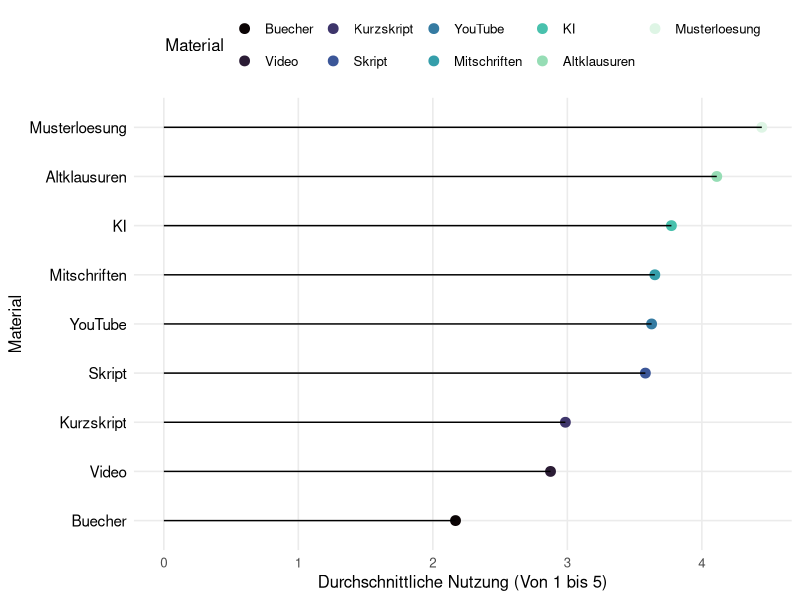
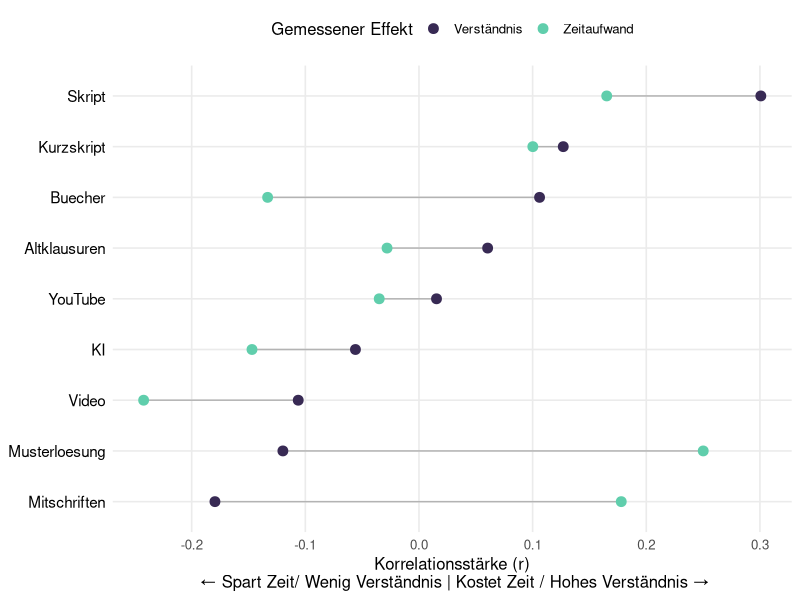
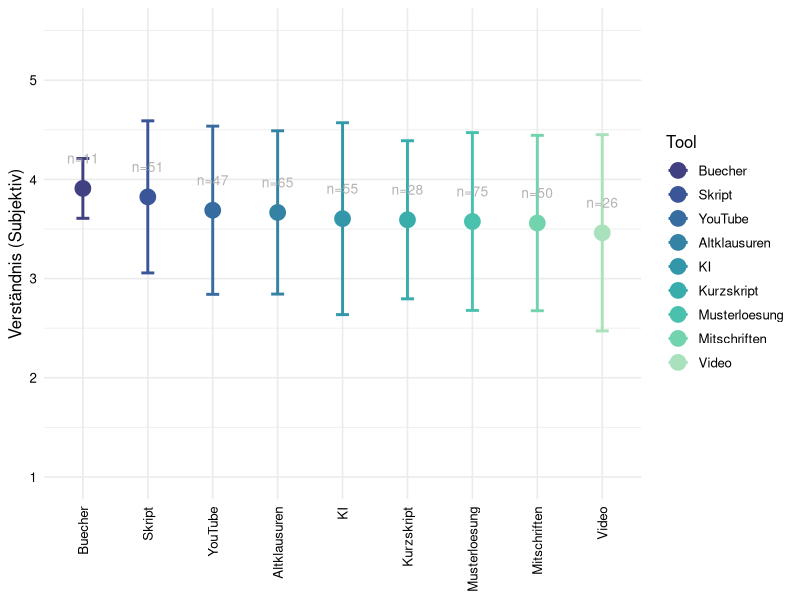
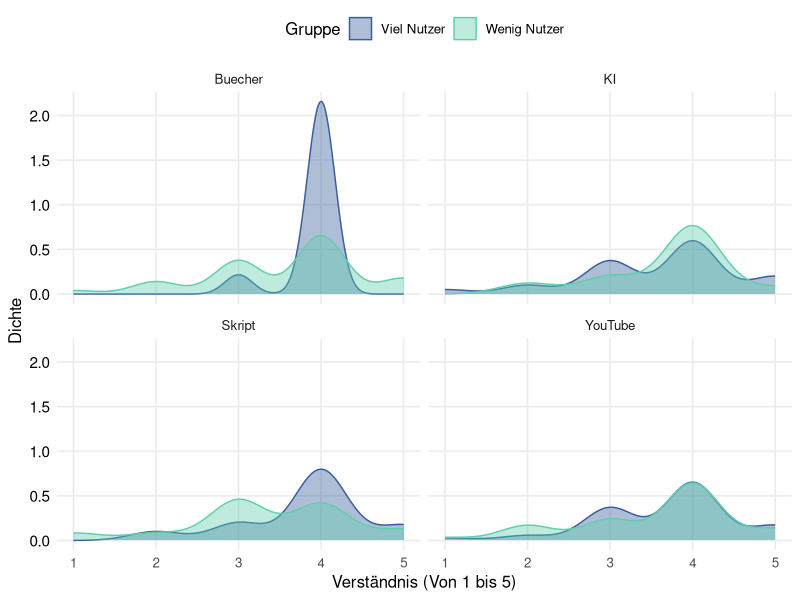

Write R code to recreate these figures, in order. (Note: this script raises an error after producing the figures.)

#Library installieren 
library(tidyverse)

#Reinladen der Umfrage ins global Enviorment
survey.data <- read.csv("results-survey_cleaned.csv")

#Frage/Plot 1 - Ein abbild zeigen von dem was wir eigentlich grade Nutzen
#Die Idee hinter diesem Plot ist für die Analyse dann um den Roten Faden zu halten erstmal zu zeigen was 
#die Studenten eigentlich Nutzen, damit wir nachher Zeigen können das obwohl KI und Digitale Lernmittel
#häufig genutzt werden sie nicht mit einer erfahrung

#Wir extrahieren die passenden Informationen aus unserer Umfrage für unseren Plot
plot.1.data <- survey.data %>%
  #Wir wählen uns die wichtigen Daten aus der Befragung aus (Hier: Die Daten zur Nutzung)
  select(starts_with("Nutzung")) %>%
  #Wir fassen alles zusammen indem wir den Durschnitt für alle mittel ausrechnen und fehlende Werte entfernen
  summarise(across(everything(), mean, na.rm = TRUE)) %>%
  #Wir Formen unser Material um damit wir das ganze mit ggplot vernünftig erstellen 
  #können und bennen Material und den Score richtig um 
  pivot_longer(everything(), names_to = "Material", values_to = "Score") %>%
  #Wir entfernen von den Spalten die bleibsel der csv Datei und Sortieren
  #es so das zuerst die Materialspalte und dann die Scorespalte kommt
  mutate(
    Material = str_remove_all(Material, "Nutzung_|_Num"),
    Material = fct_reorder(Material, Score)
  )

#Wir erstellen unseren Plot für das erste Thema 
plot1 <- ggplot(plot.1.data, aes(x = Score, y = Material)) +
  #Wir erstellen einen kleinen Punkt an der Spitze der Nutzung
  geom_point(size = 3, aes(color = Material)) +
  #Wir zeichnen eine Linie die bis zu dem eben gezeichneten Punkt geht 
  geom_segment(aes(
    x = 0,
    xend = Score,
    y = Material,
    yend = Material
  )) +
  #Hinzufügen von Achsenbeschriftungen
  labs(x = "Durchschnittliche Nutzung (Von 1 bis 5)",
       y = "Material") +
  #Minimal Theme und Farbpallete für Optik vom Plots
  theme_minimal(base_size = 12) +
  theme(
    legend.position = "top", 
    panel.grid.minor = element_blank(),
    plot.title = element_text(face = "bold", size = 16), 
    axis.text.y = element_text(color = "black", size = 11)
  ) +
  scale_color_viridis_d(option = "mako") 

#Wir speichern unsere Grafik fürs Github Projekt
ggsave("Plot1.Nutzung.pdf",
       plot = plot1,
       device = "pdf",
       width = 10,
       height = 4.5)

#Frage/Plot 2 - Zeigen das viele Studenten sich Zeitersparnis beim Studium wünschen

#Um für diese Frage einen guten Plot zu erstellen müssen wir uns erstmal
#anschauen wie Zeitaufwand und Material Korrelieren

cor.time <- survey.data %>%
  summarise(across( 
    starts_with("Nutzung"), #Für alle Spalten die mit "Nutzung" anfangen in der csv
    ~ cor(.x, Effekt_Zeitaufwand_Num, use = "complete.obs") #Berechnen wir die Korrelation mit dem Zeitaufwand
  )) %>%
  #Wir beschriften unsere Zeilen wieder um und formen sie in lange Reihen um
  pivot_longer(everything(), names_to = "Material", values_to = "Zeit.Effekt")

#jetzt bauen wir diese Korrelationswerte auch für den zusammenhang mit dem Verständnis zusammen

cor.understanding <- survey.data %>%
  summarise(across( 
    starts_with("Nutzung"), #Wir nehmen uns wieder alle Nutzungsspalten
    ~ cor(.x, Qualitaet_Verstehen_Num, use = "complete.obs") #Berechnen nur diesesmal die Korrelation mit dem Verständnis
  )) %>%
  
  #Wir beschriften unsere Zeilen wieder um und formen sie in lange Reihen um
  pivot_longer(everything(), names_to = "Material", values_to = "Verstaendnis.Effekt")


#jetzt haben wir die Korrelationsdaten von Zeit und Verständnis wir wollen jetzt diese
#Kombinieren in einen Datensatz den wir dann in ggplot übergeben können

plot.2.data <- left_join(cor.time, cor.understanding, by = "Material") %>%
  mutate(
    Material = str_remove_all(Material, "Nutzung_|_Num"), #Wir entfernen wieder die Umfrage überbleibsel
    Material = fct_reorder(Material, Verstaendnis.Effekt) #Und ordnen die Spalten dann neu an 
  )

#Jetzt können wir unseren finalen ggplot Erstellen das hier wird ein Dumbell Plot 
plot2 <- ggplot(plot.2.data) +
  
  #Dieser Teil baut die Linie in der mitte die die Beiden Korrelationswerte miteinander verbindet 
  geom_segment(aes(
    y = Material, yend = Material,
    x = Zeit.Effekt, xend = Verstaendnis.Effekt
  ), color = "grey70") +
  
  #Hier erstellen wir den Punkt für die Zeit auf dem Graphen
  geom_point(aes(x = Zeit.Effekt, y = Material, color = "Zeitaufwand"), size = 3) +
  
  #Das Hier ist der Punkt für das Verständnis
  geom_point(aes(x = Verstaendnis.Effekt, y = Material, color = "Verständnis"), size = 3) +
  
  #Hier nehmen wir unsere Standard Farbpalette 
  scale_color_viridis_d(option = "mako", begin = 0.2, end = 0.8) +
  #Wir erstellen Überschrift und Achsenbeschriftungen für die Verständnis
  labs(
       x = "Korrelationsstärke (r)\n ← Spart Zeit/ Wenig Verständnis | Kostet Zeit / Hohes Verständnis →",
       y = NULL,
       color = "Gemessener Effekt"
  ) +
  #Wir editieren unser Theme minimal etwas damit es unseren Anforderungen entspricht
  theme_minimal(base_size = 12) +
  theme(
    legend.position = "top", #Sorgt dafür das die Legende oben ist 
    panel.grid.minor = element_blank(),
    plot.title = element_text(face = "bold", size = 16), #Überschrift Makieren und Richtige Größe einstellen 
    axis.text.y = element_text(color = "black", size = 11) #Achsenbeschriftung einfärben und Größe Richtig bestimmen
  )

#Wir speichern wieder unseren Plot 
ggsave("Plot2.cor.time.verst.pdf",
       plot = plot2,
       device = "pdf",
       width = 7,
       height = 4.5)

#Frage/Plot 3 - Welche Materialien Korrelieren Tatsächlich mit dem Gefühl des Veständnis

plot.3.data <- survey.data %>%
  
  #Wir brauchen das verständnis und alle Nutzungs-Spalten
  select(Qualitaet_Verstehen_Num, starts_with("Nutzung")) %>%
  
  #Wir drehen wieder für ggplot die Daten damit alles untereinander steht 
  pivot_longer(
    cols = starts_with("Nutzung"),
    names_to = "Tool",
    values_to = "Haeufigkeit"
  ) %>%
  
  #Wir räumen wieder die Namen auf 
  mutate(Tool = str_remove_all(Tool, "Nutzung_|_Num")) %>%
  
  #Wir filtern alle die das Tool regelmäßig Nutzen
  filter(Haeufigkeit >= 4) %>%
  
  #Wir rechnen absofort pro Tool
  group_by(Tool) %>%
  
  #Jetzt berechnen wir die Werte die wir für den Plot eigentlich brauchen
  summarise(
    Note = mean(Qualitaet_Verstehen_Num, na.rm = TRUE), #Berechnung des Durchschnitts
    Streuung = sd(Qualitaet_Verstehen_Num, na.rm = TRUE), #Fehlerbalken
    Anzahl.User = n() #Wir zeigen an wie viele Nutzer es gab so kann man die aussagekräftigkeit besser einschätzen
  ) %>%
  
  #Sortieren die Notes so das die beste vorne steht 
  mutate(Tool = fct_reorder(Tool, Note, .desc = TRUE))


#Jetzt erstellen wir unseren Mean/Error Plot 
plot3 <- ggplot(plot.3.data, aes(x = Tool, y = Note, color = Tool)) +
  
  #Zuerst erstellen wir den Fehlerbalken
  geom_errorbar(aes(ymin = Note - Streuung, ymax = Note + Streuung),
                width = 0.2, size = 1) +
  #Der Punkt welcher unseren durchschnittswert darstellt 
  geom_point(size = 5) +
  
  #Text Label damit man sieht wie viele Leute zu einer Häufigen Lerngruppe gehören
  geom_text(aes(label = paste0("n=", Anzahl.User)),
            vjust = -2.5, size = 3.5, color = "grey70") +
  
  #Auswählen der Farbpalette
  scale_colour_viridis_d(option = "mako", begin = 0.3, end = 0.9) +
  
  #Jezt fixieren wir die Achsen 
  scale_y_continuous(limits = c(1, 5.5), breaks = 1:5) +
  
  #Beschriftung(WIP)
  labs(
    y = "Verständnis (Subjektiv)",
    x = NULL 
  ) +
  theme_minimal(base_size = 12) +
  theme(
    axis.text.x = element_text(angle = 90, vjust = 0.5, hjust = 1, color = "black"),
    axis.text.y = element_text(color = "black"),
    legend.position = "right"
  )

#Wir speichern wieder unseren Plot
ggsave("Plot3.Errorplot.pdf",
       plot = plot3,
       device = "pdf",
       width = 7,
       height = 3.5)


#Frage/Plot 4 - Macht es einen unterschied für die Note, ob ich ein Tool viel oder wenig nutze?

#Wir erstellen hierfür einen Density Plot, ursprünglich wollte ich nen einfachen 
#Boxplot verwenden aber das war mir ein wenig zu langweilig

#Wir starten wie immer mit unserer datenumformung
plot.4.data <- survey.data %>%
  
  #Wir wählen die Zeilen aus die wir brauchen das Verständnis und Nutzung 
  #von KI und Youtube im Vergleich mit Skript und Büchern
  select(Qualitaet_Verstehen_Num,
         starts_with("Nutzung_")) %>%
  
  #Wir drehen die Daten wieder für den ggplot
  pivot_longer(cols = starts_with("Nutzung"),
               names_to = "Tool",
               values_to = "Haeufigkeit") %>%
  
  #Wir machen unseren Datensatz wieder für den Plot "sauber"
  mutate(Tool = str_remove_all(Tool, "Nutzung_|_Num")) %>%
  
  #Wir filtern alle störenden NAs raus 
  filter(!is.na(Haeufigkeit), !is.na(Qualitaet_Verstehen_Num)) %>%
  
  #Jetzt unterscheiden wir die Studenten in 2 Gruppen
  mutate(Gruppe = if_else(Haeufigkeit >= 4,
                          "Viel Nutzer",
                          "Wenig Nutzer")) %>%
  
  #Wir filtern Tool nur nach den Tools die wir tatsächlich haben wollen in unserem Density Plot
  filter(Tool %in% c("Skript", "KI", "YouTube", "Buecher"))

#Jetzt erstellen wir unseren density Plot 
plot4 <- ggplot(plot.4.data, aes(x = Qualitaet_Verstehen_Num, fill = Gruppe, color = Gruppe)) +
  
  #Wir erstellen unseren density Plot mit alpha = 0.4 damit die Hügel transparent sind 
  geom_density(alpha = 0.4) +
  
  #Dieser Befehl sorgt dafür das wir sozusagen Mini Plots für jedes der Materialien erstellen 
  facet_wrap(~Tool) +
  
  #Hier nehmen wir unsere Standard Farbpalette 
  scale_fill_viridis_d(option = "mako", begin = 0.4, end = 0.8) +
  scale_color_viridis_d(option = "mako", begin = 0.4, end = 0.8) +
  
  #Wir erstellen Überschrift und Achsenbeschriftungen für die Verständnis
  labs(
       x = "Verständnis (Von 1 bis 5)",
       y = "Dichte",
       fill = "Gruppe"
  ) +
  
  #Wir editieren unser Theme minimal etwas damit es unseren Anforderungen entspricht
  theme_minimal(base_size = 12) +
  theme(
    legend.position = "top", #Sorgt dafür das die Legende oben ist 
    panel.grid.minor = element_blank(),
    plot.title = element_text(face = "bold", size = 16), #Überschrift Makieren und Richtige Größe einstellen 
    axis.text.y = element_text(color = "black", size = 11) #Achsenbeschriftung einfärben und Größe Richtig bestimmen
  )


#Wir speichern wieder unsere Grafik 
ggsave("Plot4.Verständnisdichte.pdf",
       plot = plot4,
       device = "pdf",
       width = 7,
       height = 3.5)

#Frage4.5/Plot4.5 - Mit welchen Effekten Korrelieren die Arbeitsmaterialien
#Es fehlt zwischen PLot 4 und 5 für die Argumentation unserer These der Übergang deswegen
#gucken wir uns jetzt an wie die Materialien mit den Effekten zusammenhängen die für die Zufriedenheit sorgen können


plot.4.5.data <- survey.data %>%
  #Wir wählen wieder alle Spalten aus die wir brauchen 
  select(starts_with("Nutzung_"),
         Effekt_Sicherheit_Num,
         Effekt_Stress_Num,
         Effekt_Zeitaufwand_Rev,
         Qualitaet_Verstehen_Num) %>%
  #Wir berechnen von diesen Aspekten die Korrelationen und filtern wieder die NAs
  cor(use = "pairwise.complete.obs") %>%
  
  #Wir wenden wieder unseren Umformatierungstrick an
  as.table() %>%
  as.data.frame() %>%
  filter(
    str_detect(Var1, "Nutzung"),
    !str_detect(Var2, "Nutzung")
  ) %>%
  mutate(
    Tool = str_remove_all(Var1, "Nutzung_|_Num"),
    Effekt = str_remove_all(Var2, "Effekt_|Qualitaet_|_Num|_Rev")
  )

plot4.5 <- ggplot(plot.4.5.data, aes(x = Freq, y = reorder(Effekt, Freq), fill = Effekt)) +
  geom_col() +
  facet_wrap(~Tool, ncol = 3) +
   
   
   geom_text(aes(label = sprintf("%.2f", Freq),
                 hjust = ifelse(Freq > 0, -0.3, 1.3)),
             size = 3.5,
             color = "black") +
  scale_fill_viridis_d(option = "mako", begin = 0.3, end = 0.8) +
  geom_vline(xintercept = 0, linetype = "dashed", color = "grey70") +
  labs(
    x = "Korrelation (r) (Höher ist hier immer besser)",
    y = NULL
  ) +
  theme_minimal(base_size = 12)

#Wir speichern wieder unser Bild
ggsave("Plot4.5.Korrelation.pdf",
       plot = plot4.5,
       device = "pdf",
       width = 10,
       height = 5.5)

#Plot/Frage 5 - Wie Korrelieren Qualitäts und Effekteigenschaften mit der Zufriedenheit
plot.5.data <- survey.data %>%
  
  #Wir suchen alle Eigenschaften raus die mit der Zufriedenheit interessant korrelieren könnten
  select(starts_with("Qualitaet_"), starts_with("Effekt_"), Zufriedenheit_Score) %>%
  
  select(-Effekt_Zeitaufwand_Num, -Qualitaet_Arbeitsbelastung_Num) %>%

  #Wir berechnen die Korrelation zwischen allen werten und filtern wieder NAs
  cor(use = "pairwise.complete.obs") %>%
  
  #Formen die Matrix zuerst in eine Tabelle und dann in einen Data Frame um 
  as.table() %>%
  as.data.frame() %>%
  
  #Wir filtern alle Korrelationen heraus so dass nurnoch die wichtigen Dinge übrig sind 
  filter(Var1 != "Zufriedenheit_Score", Var2 == "Zufriedenheit_Score") %>%
  
  mutate(
    Faktor = str_remove_all(Var1, "Qualitaet_|Effekt_|_Num|_Rev"),
  ) %>%
  
  mutate(
    Faktor = recode(Faktor, "Stress" = "Entspannung")
  ) %>%
  
  mutate(Faktor = fct_reorder(Faktor, Freq)) 

plot5 <- ggplot(plot.5.data, aes(x = Freq, y = Faktor, fill = Freq > 0)) +
  geom_col(width = 0.5) +
  geom_vline(xintercept = 0, linetype = "solid", color = "grey70") +
  geom_text(aes(label = sprintf("%.2f", Freq),
                hjust = ifelse(Freq > 0, -0.3, 1.3)),
            size = 3.5,
            color = "black") +
  
  scale_fill_viridis_d(option = "mako", begin = 0.3, end = 0.8) +
  labs(
    x = "Korrelation mit Zufriedenheit",
    y = NULL,
    fill = NULL) +
  
  theme_minimal(base_size = 12) +
  theme(
    legend.position = "top",
    panel.grid.minor = element_blank()
  )

#Wir Speichern wieder unsere Ergebnisse
ggsave("Plot5.Effekt.cor.pdf",
       plot = plot5,
       device = "pdf",
       width = 7,
       height = 4)

#Plot 6 - Sonderanfertigung - Fokussierte Korrelationsheatmap für Annika

plot.6.data <- survey.data %>%
  #Wir nehmen uns alle Spalten die wir brauchen 
  select(Zufriedenheit_Score,
         matches("^(Nutzung|Qualiteat|Effekt).*_Num$")) %>%
  
  #Wir berechnen die Korrelation(Wichtig alle die nicht beide Sachen beantwortet haben werden herausgefiltert)
  cor(use = "pairwise.complete.obs") %>%
  as.table() %>%
  as.data.frame() %>%
  
  mutate(
    Var1 = str_remove_all(Var1, "Nutzung_|Qualitaet_|Effekt_|_Num|_Score|_Rev"),
    Var2 = str_remove_all(Var2, "Nutzung_|Qualitaet_|Effekt_|_Num|_Score|_Rev"),
  )

current.order <- unique(plot.6.data$Var1)
desired.order <- c("zufriedenheit", setdiff(current.order, "Zufriedenheit"))

plot.6.data <- plot.6.data %>%
  
  mutate(
    Var1 = factor(Var1, levels = desired.order),
    Var2 = factor(Var2, levels = desired.order)
  )

plot6 <- ggplot(plot.6.data, aes(x = Var1, y = Var2)) +
  
  geom_tile(aes(fill = Freq)) +
  
  geom_text(color = "black", aes(label = round(Freq, 2), size = 2.5)) +
  
  
  scale_fill_viridis_c(option = "mako", begin = 0.3, end = 0.8, limits = c(-1, 1)) +
  
  labs(
    x = NULL,
    y = NULL,
    fill = "Korrelation"
  ) +
  theme_minimal(base_size = 12) +
  
  theme(
    axis.text.x = element_text(angle = 90, vjust = 0.5, hjust = 1, color = "black"),
    axis.text.y = element_text(color = "black"),
    panel.grid = element_blank(),
    legend.position = "right"
  ) +
  
  coord_fixed()

 
ggsave("Plot6.compressed.Heatmap.pdf",
       plot = plot6,
       device = "pdf",
       width = 10,
       height = 10)

  
  
  
